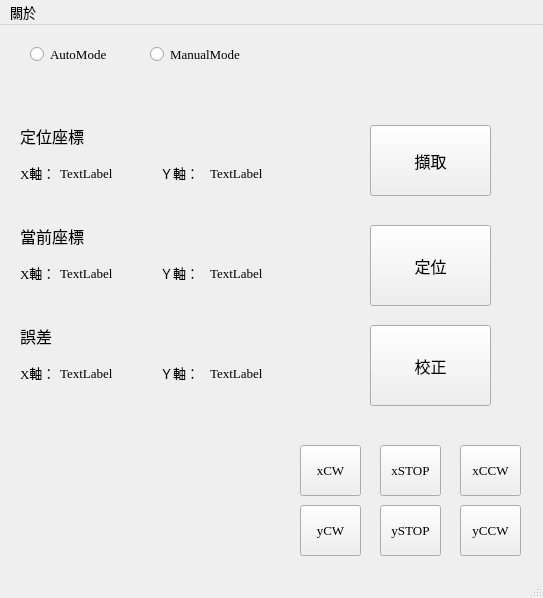
<?xml version="1.0" encoding="UTF-8"?>
<ui version="4.0">
 <class>MainWindow</class>
 <widget class="QMainWindow" name="MainWindow">
  <property name="geometry">
   <rect>
    <x>0</x>
    <y>0</y>
    <width>543</width>
    <height>598</height>
   </rect>
  </property>
  <property name="font">
   <font>
    <family>Times New Roman</family>
    <pointsize>10</pointsize>
   </font>
  </property>
  <property name="windowTitle">
   <string>MainWindow</string>
  </property>
  <widget class="QWidget" name="centralwidget">
   <widget class="QPushButton" name="catchbutton">
    <property name="geometry">
     <rect>
      <x>370</x>
      <y>100</y>
      <width>121</width>
      <height>71</height>
     </rect>
    </property>
    <property name="font">
     <font>
      <pointsize>12</pointsize>
     </font>
    </property>
    <property name="text">
     <string>擷取</string>
    </property>
    <property name="autoRepeatDelay">
     <number>3000</number>
    </property>
    <property name="autoRepeatInterval">
     <number>1000</number>
    </property>
   </widget>
   <widget class="QPushButton" name="locatebutton">
    <property name="geometry">
     <rect>
      <x>370</x>
      <y>200</y>
      <width>121</width>
      <height>81</height>
     </rect>
    </property>
    <property name="font">
     <font>
      <pointsize>12</pointsize>
     </font>
    </property>
    <property name="text">
     <string>定位</string>
    </property>
   </widget>
   <widget class="QLabel" name="locate">
    <property name="geometry">
     <rect>
      <x>20</x>
      <y>100</y>
      <width>91</width>
      <height>21</height>
     </rect>
    </property>
    <property name="font">
     <font>
      <pointsize>12</pointsize>
     </font>
    </property>
    <property name="text">
     <string notr="true">定位座標</string>
    </property>
   </widget>
   <widget class="QLabel" name="locate_x_value">
    <property name="geometry">
     <rect>
      <x>60</x>
      <y>140</y>
      <width>71</width>
      <height>16</height>
     </rect>
    </property>
    <property name="text">
     <string>TextLabel</string>
    </property>
   </widget>
   <widget class="QLabel" name="locate_x">
    <property name="geometry">
     <rect>
      <x>20</x>
      <y>140</y>
      <width>58</width>
      <height>15</height>
     </rect>
    </property>
    <property name="text">
     <string notr="true">X軸：</string>
    </property>
   </widget>
   <widget class="QLabel" name="locate_y">
    <property name="geometry">
     <rect>
      <x>160</x>
      <y>140</y>
      <width>58</width>
      <height>15</height>
     </rect>
    </property>
    <property name="text">
     <string notr="true">Ｙ軸：</string>
    </property>
   </widget>
   <widget class="QLabel" name="locate_y_value">
    <property name="geometry">
     <rect>
      <x>210</x>
      <y>140</y>
      <width>71</width>
      <height>16</height>
     </rect>
    </property>
    <property name="text">
     <string>TextLabel</string>
    </property>
   </widget>
   <widget class="QLabel" name="now">
    <property name="geometry">
     <rect>
      <x>20</x>
      <y>200</y>
      <width>91</width>
      <height>21</height>
     </rect>
    </property>
    <property name="font">
     <font>
      <pointsize>12</pointsize>
     </font>
    </property>
    <property name="text">
     <string notr="true">當前座標</string>
    </property>
   </widget>
   <widget class="QLabel" name="now_y_value">
    <property name="geometry">
     <rect>
      <x>210</x>
      <y>240</y>
      <width>71</width>
      <height>16</height>
     </rect>
    </property>
    <property name="text">
     <string>TextLabel</string>
    </property>
   </widget>
   <widget class="QLabel" name="now_x_value">
    <property name="geometry">
     <rect>
      <x>60</x>
      <y>240</y>
      <width>71</width>
      <height>16</height>
     </rect>
    </property>
    <property name="text">
     <string>TextLabel</string>
    </property>
   </widget>
   <widget class="QLabel" name="now_x">
    <property name="geometry">
     <rect>
      <x>20</x>
      <y>240</y>
      <width>58</width>
      <height>15</height>
     </rect>
    </property>
    <property name="text">
     <string notr="true">X軸：</string>
    </property>
   </widget>
   <widget class="QLabel" name="now_y">
    <property name="geometry">
     <rect>
      <x>160</x>
      <y>240</y>
      <width>58</width>
      <height>15</height>
     </rect>
    </property>
    <property name="text">
     <string notr="true">Ｙ軸：</string>
    </property>
   </widget>
   <widget class="QLabel" name="mistake">
    <property name="geometry">
     <rect>
      <x>20</x>
      <y>300</y>
      <width>58</width>
      <height>21</height>
     </rect>
    </property>
    <property name="font">
     <font>
      <pointsize>12</pointsize>
     </font>
    </property>
    <property name="text">
     <string notr="true">誤差</string>
    </property>
   </widget>
   <widget class="QLabel" name="mistake_x">
    <property name="geometry">
     <rect>
      <x>20</x>
      <y>340</y>
      <width>58</width>
      <height>15</height>
     </rect>
    </property>
    <property name="text">
     <string notr="true">X軸：</string>
    </property>
   </widget>
   <widget class="QLabel" name="mistake_y_value">
    <property name="geometry">
     <rect>
      <x>210</x>
      <y>340</y>
      <width>71</width>
      <height>16</height>
     </rect>
    </property>
    <property name="text">
     <string>TextLabel</string>
    </property>
   </widget>
   <widget class="QLabel" name="mistake_x_value">
    <property name="geometry">
     <rect>
      <x>60</x>
      <y>340</y>
      <width>71</width>
      <height>16</height>
     </rect>
    </property>
    <property name="text">
     <string>TextLabel</string>
    </property>
   </widget>
   <widget class="QLabel" name="mistake_y">
    <property name="geometry">
     <rect>
      <x>160</x>
      <y>340</y>
      <width>58</width>
      <height>15</height>
     </rect>
    </property>
    <property name="text">
     <string notr="true">Ｙ軸：</string>
    </property>
   </widget>
   <widget class="QPushButton" name="servobutton">
    <property name="geometry">
     <rect>
      <x>370</x>
      <y>300</y>
      <width>121</width>
      <height>81</height>
     </rect>
    </property>
    <property name="font">
     <font>
      <pointsize>12</pointsize>
     </font>
    </property>
    <property name="text">
     <string>校正</string>
    </property>
   </widget>
   <widget class="QPushButton" name="servo_x_CW">
    <property name="geometry">
     <rect>
      <x>300</x>
      <y>420</y>
      <width>61</width>
      <height>51</height>
     </rect>
    </property>
    <property name="text">
     <string>xCW</string>
    </property>
   </widget>
   <widget class="QPushButton" name="servo_y_CW">
    <property name="geometry">
     <rect>
      <x>300</x>
      <y>480</y>
      <width>61</width>
      <height>51</height>
     </rect>
    </property>
    <property name="text">
     <string>yCW</string>
    </property>
   </widget>
   <widget class="QPushButton" name="servo_x_CCW">
    <property name="geometry">
     <rect>
      <x>460</x>
      <y>420</y>
      <width>61</width>
      <height>51</height>
     </rect>
    </property>
    <property name="text">
     <string>xCCW</string>
    </property>
   </widget>
   <widget class="QPushButton" name="servo_y_CCW">
    <property name="geometry">
     <rect>
      <x>460</x>
      <y>480</y>
      <width>61</width>
      <height>51</height>
     </rect>
    </property>
    <property name="text">
     <string>yCCW</string>
    </property>
   </widget>
   <widget class="QPushButton" name="servo_x_STOP">
    <property name="geometry">
     <rect>
      <x>380</x>
      <y>420</y>
      <width>61</width>
      <height>51</height>
     </rect>
    </property>
    <property name="text">
     <string>xSTOP</string>
    </property>
   </widget>
   <widget class="QPushButton" name="servo_y_STOP">
    <property name="geometry">
     <rect>
      <x>380</x>
      <y>480</y>
      <width>61</width>
      <height>51</height>
     </rect>
    </property>
    <property name="text">
     <string>ySTOP</string>
    </property>
   </widget>
   <widget class="QRadioButton" name="AutoMode">
    <property name="geometry">
     <rect>
      <x>30</x>
      <y>20</y>
      <width>98</width>
      <height>19</height>
     </rect>
    </property>
    <property name="text">
     <string>AutoMode</string>
    </property>
   </widget>
   <widget class="QRadioButton" name="ManualMode">
    <property name="geometry">
     <rect>
      <x>150</x>
      <y>20</y>
      <width>121</width>
      <height>19</height>
     </rect>
    </property>
    <property name="text">
     <string>ManualMode</string>
    </property>
   </widget>
   <widget class="QWidget" name="gridLayoutWidget">
    <property name="geometry">
     <rect>
      <x>20</x>
      <y>50</y>
      <width>501</width>
      <height>351</height>
     </rect>
    </property>
    <layout class="QGridLayout" name="descriptionlayout"/>
   </widget>
  </widget>
  <widget class="QMenuBar" name="menubar">
   <property name="geometry">
    <rect>
     <x>0</x>
     <y>0</y>
     <width>543</width>
     <height>25</height>
    </rect>
   </property>
   <widget class="QMenu" name="menu">
    <property name="title">
     <string>關於</string>
    </property>
    <addaction name="separator"/>
    <addaction name="separator"/>
   </widget>
   <addaction name="menu"/>
  </widget>
  <widget class="QStatusBar" name="statusbar"/>
  <action name="addWinAction">
   <property name="text">
    <string>關於</string>
   </property>
   <property name="toolTip">
    <string>關於</string>
   </property>
  </action>
 </widget>
 <resources/>
 <connections/>
</ui>
